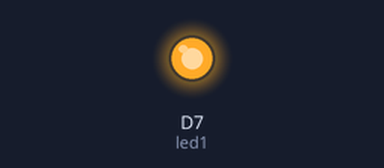
Bench run of a sketch on a simulated ESP8266 (NodeMCU). On the bench: output pins drawn as LEDs (lit = HIGH).

Above: at 1.5 s.
At 58.5 s:
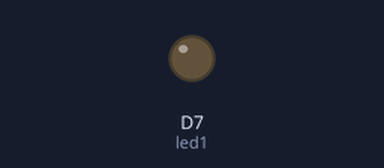
Timing chart, 0 to 65.0 s (numbered marks = the images above):
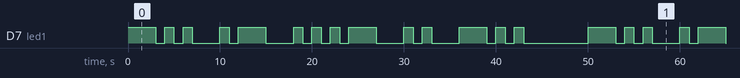

The sketch:

blinkname.ino
```cpp
// ------------
// Blink Name
// ------------

int led1 = D7;

void setup() {

  // We are going to tell our device that  D7 (which we named led1) are going to be output
  // (That means that we will be sending voltage to them, rather than monitoring voltage that comes from them)


  pinMode(led1, OUTPUT);

}

void loop() {

  // Print name "David"
  // Dot is 1 unit, Dash is 3 units
  // 1 unit is 1 second (1000ms)

  // "D" (dash dot dot)
  digitalWrite(led1, HIGH); // Dash
  delay(3000);
  digitalWrite(led1, LOW);
  delay(1000);
  digitalWrite(led1, HIGH); // Dot
  delay(1000);
  digitalWrite(led1, LOW);
  delay(1000);
  digitalWrite(led1, HIGH); // Dot
  delay(1000);
  digitalWrite(led1, LOW);
  delay(3000);

  // "A" (dot dash)
  digitalWrite(led1, HIGH); // Dot
  delay(1000);
  digitalWrite(led1, LOW);
  delay(1000);
  digitalWrite(led1, HIGH); // Dash
  delay(3000);
  digitalWrite(led1, LOW);
  delay(3000);

  // "V" (dot dot dot dash)
  digitalWrite(led1, HIGH); // Dot
  delay(1000);
  digitalWrite(led1, LOW);
  delay(1000);
  digitalWrite(led1, HIGH); // Dot
  delay(1000);
  digitalWrite(led1, LOW);
  delay(1000);
  digitalWrite(led1, HIGH); // Dot
  delay(1000);
  digitalWrite(led1, LOW);
  delay(1000);
  digitalWrite(led1, HIGH); // Dash
  delay(3000);
  digitalWrite(led1, LOW);
  delay(3000);

  // "I" (dot dot)
  digitalWrite(led1, HIGH); // Dot
  delay(1000);
  digitalWrite(led1, LOW);
  delay(1000);
  digitalWrite(led1, HIGH); // Dot
  delay(1000);
  digitalWrite(led1, LOW);
  delay(3000);

  // "D" (dash dot dot)
  digitalWrite(led1, HIGH); // Dash
  delay(3000);
  digitalWrite(led1, LOW);
  delay(1000);
  digitalWrite(led1, HIGH); // Dot
  delay(1000);
  digitalWrite(led1, LOW);
  delay(1000);
  digitalWrite(led1, HIGH); // Dot
  delay(1000);
  digitalWrite(led1, LOW);
  delay(3000);

  delay(4000);
  // And repeat!
}
```

Measured:
- by itself, D7 (led1): moves between LOW and HIGH, repeating every 50.0 s
- by itself, everything shown: repeats every 50.0 s, in 28 steps
